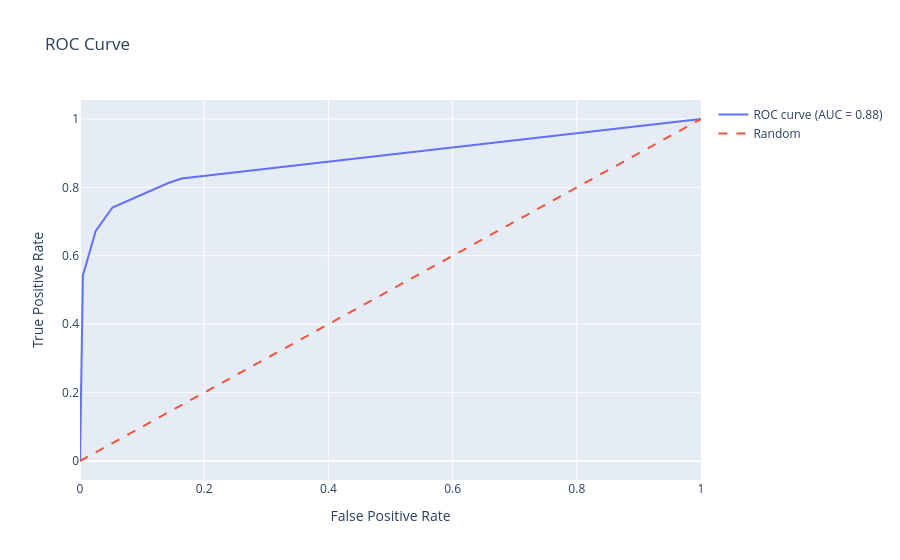

The notebook cell saved with this chart:
### Code cell
dt_visualizer.plot_roc_curve()

### Figure 1 — Plotly figure (JSON) as saved in the notebook; plotly's stock layout.template omitted (floating-point values rounded to 4 significant figures)
{"data": [{"mode": "lines", "name": "ROC curve (AUC = 0.88)", "x": [0.0, 0.001392, 0.00338, 0.004672, 0.02535, 0.05229, 0.1412, 0.1635, 1.0], "y": [0.0, 0.2138, 0.5078, 0.5425, 0.6731, 0.7413, 0.812, 0.8257, 1.0], "type": "scatter"}, {"line": {"dash": "dash"}, "mode": "lines", "name": "Random", "x": [0, 1], "y": [0, 1], "type": "scatter"}], "layout": {"title": {"text": "ROC Curve"}, "xaxis": {"title": {"text": "False Positive Rate"}}, "yaxis": {"title": {"text": "True Positive Rate"}}, "showlegend": true}}
